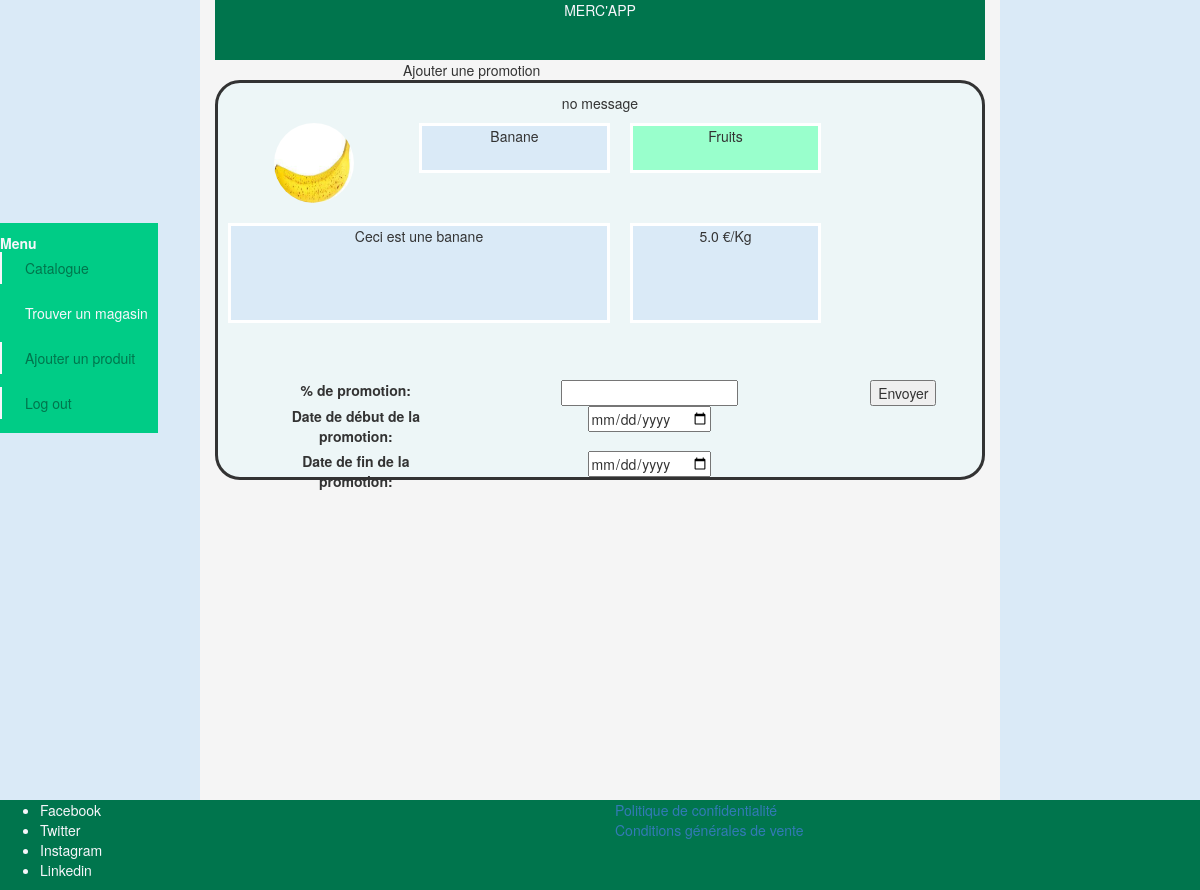
Screenshot of /promotion/ (signed in) with the database file from the repository.
### mercapp/models.py (models this page shows, shortened)
class Product(db.Model):
    id = db.Column(db.Integer, primary_key=True, autoincrement=True, nullable=False)
    title = db.Column(db.String(50), nullable=False)
    description = db.Column(db.String(200), nullable=False)
    price = db.Column(db.Float, nullable=False)
    picture = db.Column(db.String(200), nullable=False)
    category = db.Column(db.String(50), nullable=False)
    promotion = db.Column(db.Integer, nullable=True)
    unit = db.Column(db.String(50), nullable=False)

### mercapp/views.py (the view, shortened to what this page needs)
@app.route('/promotion/', methods=['GET', 'POST'])
@login_required
def promotion():
    id_product = int(request.args.get("product_id") or 1)
    product = find_product(id_product)
    message = "no message"
    form = AddPromotiontForm()
    return render_template("addpromotion.html",
                           css_file=url_for('static', filename='css/custom.css'),
                           title="Ajouter une promotion",
                           product=product,
                           form=form,
                           message=message,
                           )

### mercapp/models.py
class AddPromotiontForm(FlaskForm):
    percentage = DecimalField('% de promotion:', validators=[DataRequired()])
    start_date = DateField('Date de début de la promotion:', validators=[DataRequired()])
    end_date = DateField('Date de fin de la promotion:', validators=[DataRequired()])
    submit = SubmitField("Envoyer")

### mercapp/models.py (called while the page is built)
@login_manager.user_loader
def load_user(user_id):
    return Usertable.query.get(user_id)

### mercapp/utils.py (called while the page is built)
def find_product(product_id):
    product = Product.query.filter_by(id=product_id).first()
    return product

### mercapp/templates/addpromotion.html (shortened to what this page needs)
{% extends 'base.html' %}
{% block content %}
                <div class ="card col-md-12 product_card">
                    <div>{{message}}</div>
                    <div class="row">
                        <div class="col-md-3 image">
                            <img class="img-circle" src="{{product.picture}}">
                        </div>
                        <div class="col-md-3 border product">
                            <p>{{product.title}}</p>
                        </div>
                        <div class="col-md-3 align-middle border category">
                            <p>{{product.category}}</p>
                        </div>
                    </div>
                    <div class="row">
                        <div class="col-md-6 border description_product">
                            <p>{{product.description}}</p>
                        </div>
                        <div class="col-md-3 border price">
                            <p>{{product.price |float }} {{product.unit}}</p>
                        </div>
                    </div>
                    <form class="product_card_child col-md-12 row" style="margin:10px" method="POST" >
                        <div class="col-md-10">
                            <div class="row">
                                <div class="col-md-4">
                                    {{form.percentage.label}}
                                </div>
                                <div class="col-md-8">
                                    {{form.percentage()}}
                                </div>
                            </div>
                            <div class="row">
                                <div class="col-md-4">
                                    {{form.start_date.label}}
                                </div>
                                <div class="col-md-8">
                                    {{form.start_date()}}
                                </div>
                            </div>
                            <div class="row">
                                <div class="col-md-4">
                                    {{form.end_date.label}}
                                </div>
                                <div class="col-md-8">
                                    {{form.end_date()}}
                                </div>
                            </div>
                        </div>
                        <div>{{form.submit}}</div>
                    </form>
                </div>
{% endblock %}

### mercapp/static/css/custom.css (style rules this page uses)
:root { --header-height: 5rem; --white-color: #F7F6FB; --dark-green-color: #00754d; --light-green-color: #00CC86; --lighter-green-color: #99FFCC; --light-blue-color: #DAEAF7; --lighter-blue-color: #EDF6F7; --light-yellow-color: #F5F5F5; --light-red-color: red; --body-font: 'Nunito', sans-serif; --normal-font-color: #005E3E; --promotion-font-color: #990000; --normal-font-size: 1rem; --z-fixed: 80 }
*,::before,::after { box-sizing: border-box }
.card { width: 90%; padding: 30 px; background-color: var(--lighter-blue-color); border-style:solid; border-radius: 25px; padding:10px; }
.product_card { height:400px; position:relative; }
.product_card_child { position:absolute; top:10%; height:10em; margin-top:-5em; }
.border { border-style:solid; margin: 10px; text-align: center; vertical-align: baseline; border-color: white; }
img { width: 100px; height: 100px; padding: 10px; border: solid; border-color: black; }
.category { background-color: var(--lighter-green-color); height: 50px; }
.product { background-color: var(--light-blue-color); height: 50px; }
.description_product, .price { background-color: var(--light-blue-color); height: 100px; position: relative; }

### rows the page displays
Product: picture (picture), title "Banane", category "Fruits", description "Ceci est une banane", price "5.0", unit "€/Kg"

### other values shown
{{ title }} "Ajouter une promotion"
{{ message }} "no message"
